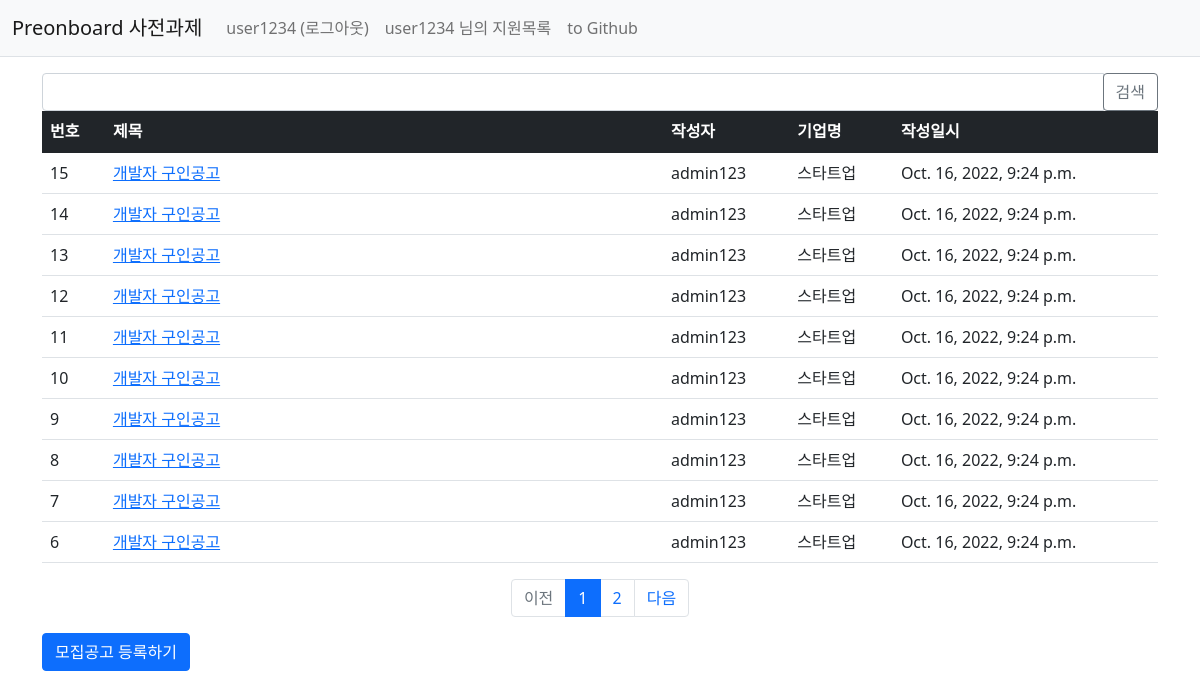
Page /preonboard/ (signed in) on the committed database.
### preonboard/models.py (models this page shows)
class Job_opening(models.Model):
    author = models.ForeignKey(User, on_delete=models.CASCADE)
    company = models.ForeignKey(Company,on_delete=models.CASCADE)
    title = models.CharField(max_length=200)
    wanted = models.CharField(max_length=200)
    reward = models.IntegerField()
    content = models.TextField()
    stack = models.TextField()
    create_date = models.DateTimeField()
    modify_date = models.DateTimeField(null=True, blank=True)

class Company(models.Model):
    name = models.CharField(max_length=200)
    register = models.ForeignKey(User, on_delete=models.CASCADE)
    country = models.CharField(max_length=200)
    location = models.CharField(max_length=200)

### preonboard/views.py (the view)
# urls.py: path('', views.index, name='index'),  # '/' 에 해당되는 path
def index(request):
    page = request.GET.get('page', '1')  # 페이지
    kw = request.GET.get('kw', '')  # 검색어
    job_opening_list = Job_opening.objects.order_by('-create_date')
    if kw:
        job_opening_list = job_opening_list.filter(
            Q(company__name__icontains=kw) |  # 회사 이름 검색
            Q(stack__icontains=kw) |  # 사용 기술 검색
            Q(title__icontains=kw)  # 제목 검색
        ).distinct()
    paginator = Paginator(job_opening_list, 10)  # 페이지당 10개씩 보여주기
    page_obj = paginator.get_page(page)
    context = {'job_opening_list': page_obj, 'page': page, 'kw': kw}
    return render(request, 'preonboard/job_opening_list.html', context)

### preonboard/templatetags/preonboardFilter.py (called while the page is built)
@register.filter #이 어노테이션 적용시 템플릿에서 해당 함수를 필터로 사용가능.
def sub(value, arg):
    return value - arg

### templates/preonboard/job_opening_list.html (shortened to what this page needs)
{% extends 'base.html' %}
{% load preonboardFilter %}
{% block content %}
<div class="container my-3">
     <div class="col-4 input-group">
            <input type="text" class="form-control kw" value="{{ kw|default_if_none:'' }}">
            <div class="input-group-append">
                <button class="btn btn-outline-secondary" type="button" id="btn_search">검색</button>
            </div>
        </div>
    <table class="table">
        <thead>
        <tr class="table-dark">
            <th>번호</th>
            <th style="width:50%">제목</th>
            <th>작성자</th>
            <th>기업명</th>
            <th>작성일시</th>
        </tr>
        </thead>
        <tbody>
        {% if job_opening_list %}
        {% for job_opening in job_opening_list %}
        <tr>
            <td>
                {{ job_opening_list.paginator.count|sub:job_opening_list.start_index|sub:forloop.counter0|add:1 }}
            </td>
            <td>
                <a href="{% url 'preonboard:detail' job_opening.id %}">{{ job_opening.title }}</a>
            </td>
            <td>{{ job_opening.author.username }}</td>
            <td>{{ job_opening.company.name }}</td>
            <td>{{ job_opening.create_date }}</td>
        </tr>
        {% endfor %}
        {% else %}
        <tr>
            <td colspan="3">없습니다.</td>
        </tr>
        {% endif %}
        </tbody>
    </table>
    <ul class="pagination justify-content-center">
        {% if job_opening_list.has_previous %}
        <li class="page-item">
            <a class="page-link" data-page="{{ job_opening_list.previous_page_number }}"
           href="javascript:void(0)">이전</a>
        </li>
        {% else %}
        <li class="page-item disabled">
            <a class="page-link" tabindex="-1" aria-disabled="true" href="#">이전</a>
        </li>
        {% endif %}
        {% for page_number in job_opening_list.paginator.page_range %}
        {% if page_number >= job_opening_list.number|add:-5 and page_number <= job_opening_list.number|add:5 %}
        {% if page_number == job_opening_list.number %}
        <li class="page-item active" aria-current="page">
            <a class="page-link" data-page="{{ page_number }}"
           href="javascript:void(0)">{{ page_number }}</a>
        </li>
        {% else %}
        <li class="page-item">
            <a class="page-link" data-page="{{ page_number }}"
           href="javascript:void(0)">{{ page_number }}</a>
        </li>
        {% endif %}
        {% endif %}
        {% endfor %}
        {% if job_opening_list.has_next %}
        <li class="page-item">
            <a class="page-link" data-page="{{ job_opening_list.next_page_number }}"
           href="javascript:void(0)">다음</a>
        </li>
        {% else %}
        <li class="page-item disabled">
            <a class="page-link" tabindex="-1" aria-disabled="true" href="#">다음</a>
        </li>
        {% endif %}
    </ul>
    <div class="row my-3">
        <div class="col-6">
            <a href="{% url 'preonboard:job_opening_create' %}" class="btn btn-primary">모집공고 등록하기</a>
        </div>
    </div>
</div>
{% endblock %}

### templates/navbar.html (shortened to what this page needs)
<nav class="navbar navbar-expand-lg navbar-light bg-light border-bottom">
    <div class="container-fluid">
        <a class="navbar-brand" href="{% url 'preonboard:index' %}">Preonboard 사전과제 </a>
        <div class="collapse navbar-collapse" id="navbarSupportedContent">
            <ul class="navbar-nav me-auto mb-2 mb-lg-0">
                <li class="nav-item">
                    {% if user.is_authenticated %}
                    <a class="nav-link" href="{% url 'common:logout' %}">{{ user.username }} (로그아웃)</a>
                    {% else %}
                    <a class="nav-link" href="{% url 'common:login' %}">로그인</a>
                    {% endif %}
                </li>
                    <a class="nav-link" href="{% url 'preonboard:apply_list'%}">{{ user.username }} 님의 지원목록</a>
                <a class="nav-link" href="https://github.com/Blaze-F/wanted-pre-onboarding-backend/blob/main/README.md">to Github</a>
            </ul>
        </div>
    </div>
</nav>

### rows in the picture
Job_opening: paginator.count|sub "15", title "개발자 구인공고", author.username "admin123", company.name "스타트업", create_date "Oct. 16, 2022, 9:24 p.m."
Job_opening: paginator.count|sub "14", title "개발자 구인공고", author.username "admin123", company.name "스타트업", create_date "Oct. 16, 2022, 9:24 p.m."
Job_opening: paginator.count|sub "13", title "개발자 구인공고", author.username "admin123", company.name "스타트업", create_date "Oct. 16, 2022, 9:24 p.m."
Job_opening: paginator.count|sub "12", title "개발자 구인공고", author.username "admin123", company.name "스타트업", create_date "Oct. 16, 2022, 9:24 p.m."
Job_opening: paginator.count|sub "11", title "개발자 구인공고", author.username "admin123", company.name "스타트업", create_date "Oct. 16, 2022, 9:24 p.m."
Job_opening: paginator.count|sub "10", title "개발자 구인공고", author.username "admin123", company.name "스타트업", create_date "Oct. 16, 2022, 9:24 p.m."
Job_opening: paginator.count|sub "9", title "개발자 구인공고", author.username "admin123", company.name "스타트업", create_date "Oct. 16, 2022, 9:24 p.m."
Job_opening: paginator.count|sub "8", title "개발자 구인공고", author.username "admin123", company.name "스타트업", create_date "Oct. 16, 2022, 9:24 p.m."
Job_opening: paginator.count|sub "7", title "개발자 구인공고", author.username "admin123", company.name "스타트업", create_date "Oct. 16, 2022, 9:24 p.m."
Job_opening: paginator.count|sub "6", title "개발자 구인공고", author.username "admin123", company.name "스타트업", create_date "Oct. 16, 2022, 9:24 p.m."

### other values in the picture
{{ user.username }} "user1234"
{{ page_number }} "1"
{{ page_number }} "2"
